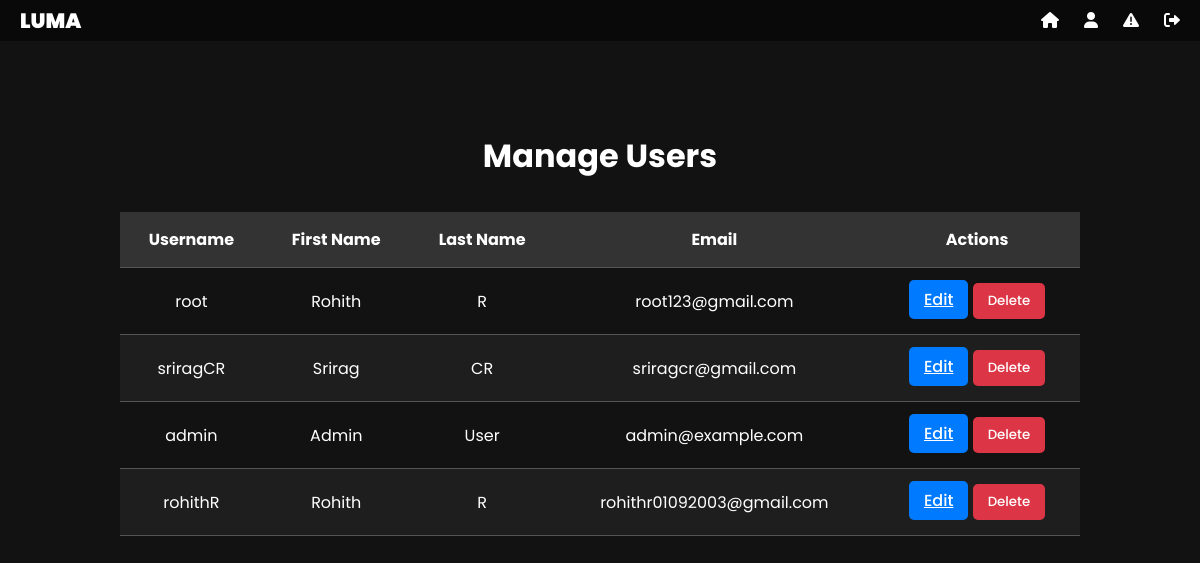
Page /admin-dashboard/manage-users/ (signed in) on the earlier database version.
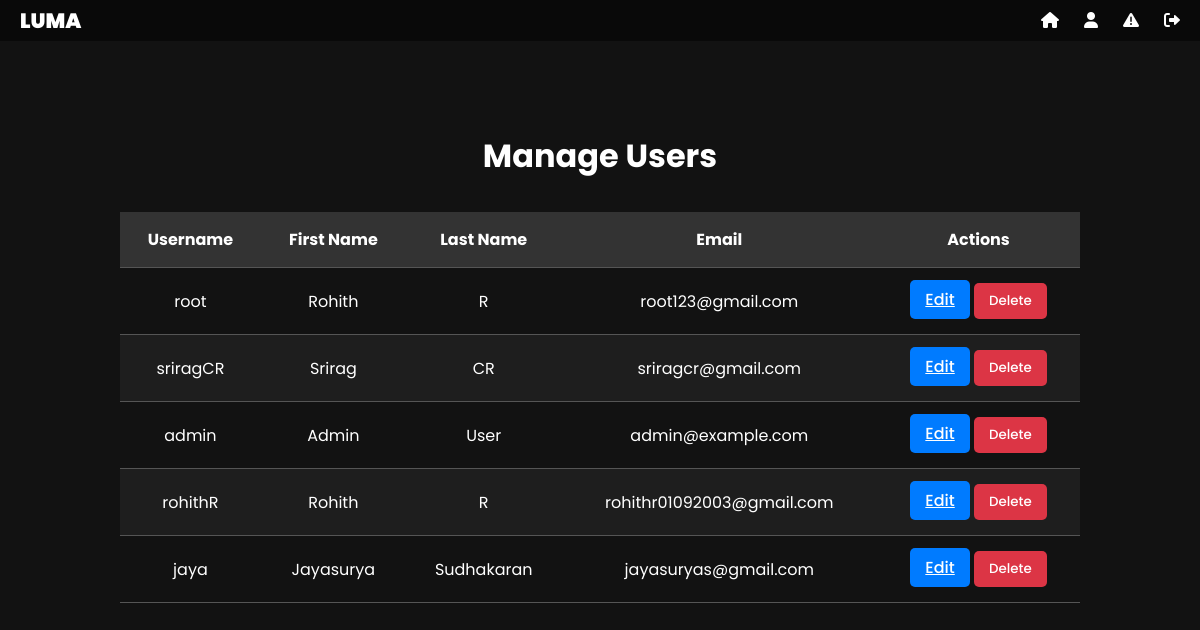
Same page on the later database version.
### chat/models.py (models this page shows, shortened)
class User(AbstractBaseUser):
    first_name = models.CharField(max_length=30)
    last_name = models.CharField(max_length=30)
    username = models.CharField(max_length=30, unique=True)
    email = models.EmailField(unique=True)
    profile_picture = models.ImageField(upload_to='profile_pics/', blank=True, null=True)  # Optional field
    created_at = models.DateTimeField(auto_now_add=True)
    is_active = models.BooleanField(default=True)
    is_admin = models.BooleanField(default=False)
    objects = UserManager()
    USERNAME_FIELD = 'username'
    REQUIRED_FIELDS = ['email', 'first_name', 'last_name']
    class Meta:
        db_table = 'chat_user'

### chat/views.py (the view)
# urls.py: path('admin-dashboard/manage-users/', manage_users, name='manage_users'),
@login_required
def manage_users(request):
    users = User.objects.all()
    return render(request, 'admin_users.html', {'users': users})

### templates/admin_users.html (shortened to what this page needs)
{% extends 'admin_base.html' %}
{% block content %}
    <h1 class="manage-users-header">Manage Users</h1>
    <div class="manage-users-table-wrapper">
        <table class="manage-users-table">
            <thead>
                <tr>
                    <th>Username</th>
                    <th>First Name</th>
                    <th>Last Name</th>
                    <th>Email</th>
                    <th>Actions</th>
                </tr>
            </thead>
            <tbody>
                {% for user in users %}
                <tr>
                    <td>{{ user.username }}</td>
                    <td>{{ user.first_name }}</td>
                    <td>{{ user.last_name }}</td>
                    <td>{{ user.email }}</td>
                    <td>
                        <a href="{% url 'edit_user' user.id %}" class="btn btn-primary btn-sm">Edit</a>
                        <button class="btn btn-danger btn-sm" onclick="openModal({{ user.id }})">Delete</button>
                    </td>
                </tr>
                {% endfor %}
            </tbody>
        </table>
    </div>
{% endblock %}

Differences in the rows shown:
added User: username "jaya", first_name "Jayasurya", last_name "Sudhakaran", email "jayasuryas@gmail.com"
